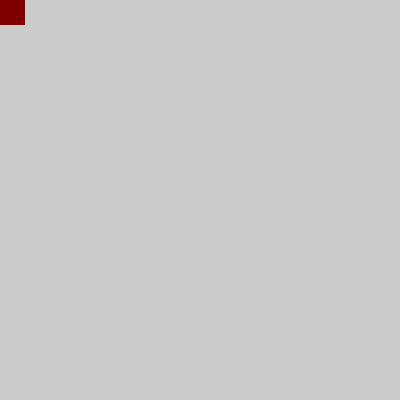
Frame 1 (no input)
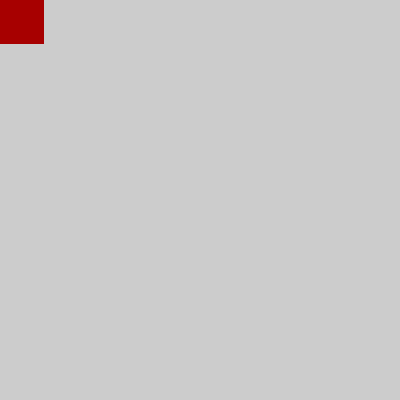
Frame 60 (the mouse pressed at the canvas centre just before this capture)
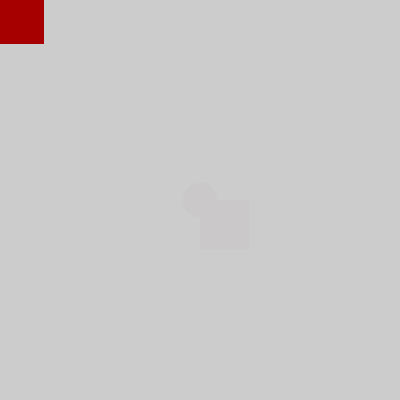
Frame 120 (the mouse held since frame 60 and released just before this capture)

The Processing sketch that drew these frames (run headless with seeded random() and noise(); from frame 60 on, the mouse is pressed at the canvas centre):

// Processing sketch: processing_186344
// ── processing_186344.pde

int rojo = 255;
int tiempo = 0;
int diametro = 50;
  
void setup() {
  size(400, 400);
}
 
void draw() {
  tiempo = tiempo - 1;    
  rojo = int(128 * (1 + sin(tiempo * 2 * PI / frameRate / 20)));
  diametro = int(50 * (1 + sin( tiempo * 2 * PI / frameRate / 8)));
   if (diametro > 200) {
  noStroke();            
  fill(rojo, mouseX, 0, mouseY);
  rect(mouseX, mouseY, diametro/2, diametro/2);
} else {
  stroke(mouseX,mouseY,rojo);
  ellipse(mouseX,mouseY,diametro/3,diametro/3);
  tiempo = tiempo + 1;    
  rojo = int(128 * (1 + sin(tiempo * 2 * PI / frameRate / 20)));
  diametro = int(50 * (1 + sin( tiempo * 2 * PI / frameRate / 7)));
}
if (diametro > 100) {
  stroke(mouseX,mouseY,rojo);
  ellipse(mouseX,mouseY,diametro/3,diametro/3);
} else {
  noStroke();            
  fill(rojo, mouseX, mouseY);
  rect(mouseX, mouseY, diametro/2, diametro/2);
  tiempo = tiempo + 1;    
  rojo = int(128 * (1 + sin(tiempo * 2 * PI / frameRate / 20)));
  diametro = int(50 * (1 + sin( tiempo * 2 * PI / frameRate / 5)));
}
}
